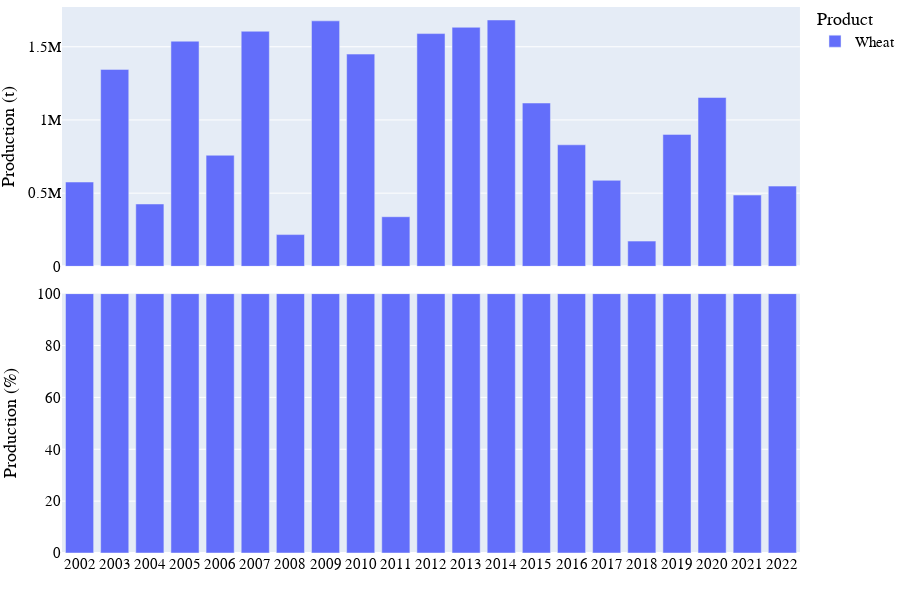
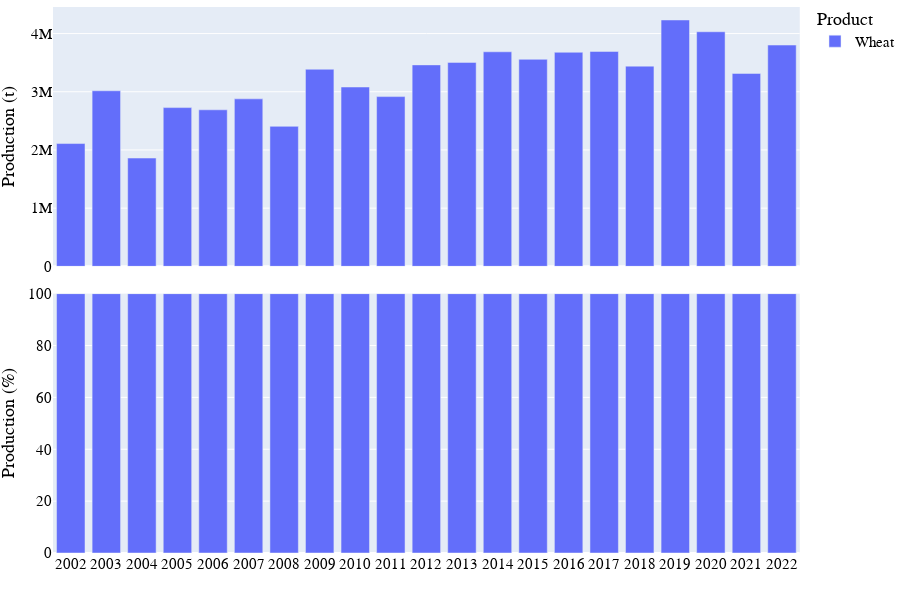

Here is the notebook cell these charts were saved with, in order:
### Markdown cell above
# Visualization of production data

### Code cell
# Bar chart of national crop production
country_iso, country_name = 'AF', 'Afghanistan'
df = pd.read_csv('../data/crop/adm_crop_production_%s.csv' % country_iso, index_col=0)
df['year'] = df['harvest_year']
year = [df['year'].min(), df['year'].max()]
product_order = ['Wheat']
for season_name in ['Spring','Winter']:
    footnote = 'National crop production in %s - %s' % (country_name, season_name)
    fn_save = '../figures/%s_bar_natgrainprod_%s.png' % (country_iso, season_name)
    sub = df[df['season_name'] == season_name]
    fig = PlotBarProduction(sub, year, product_order, footnote, fn_save)
    fig.show()

### Figure 1 — Plotly figure (JSON) as saved in the notebook; plotly's stock layout.template omitted (floating-point values rounded to 4 significant figures)
{"data": [{"alignmentgroup": "True", "hovertemplate": "product=Wheat<br>season_name=Spring<br>type=orig_unit<br>year=%{x}<br>value=%{y}<extra></extra>", "legendgroup": "Wheat", "marker": {"color": "#636efa", "pattern": {"shape": ""}}, "name": "Wheat", "offsetgroup": "Wheat", "orientation": "v", "showlegend": true, "textposition": "auto", "type": "bar", "x": [2002, 2003, 2004, 2005, 2006, 2007, 2008, 2009, 2010, 2011, 2012, 2013, 2014, 2015, 2016, 2017, 2018, 2019, 2020, 2021, 2022], "xaxis": "x2", "y": [576000, 1345500, 426000, 1538000, 759000, 1606000, 217000, 1677000, 1450000, 339000, 1590000, 1633000, 1683000, 1115810, 830310, 587600.0, 172449, 901439, 1153000.0, 487122, 548090], "yaxis": "y2"}, {"alignmentgroup": "True", "hovertemplate": "product=Wheat<br>season_name=Spring<br>type=percent<br>year=%{x}<br>value=%{y}<extra></extra>", "legendgroup": "Wheat", "marker": {"color": "#636efa", "pattern": {"shape": ""}}, "name": "Wheat", "offsetgroup": "Wheat", "orientation": "v", "showlegend": false, "textposition": "auto", "type": "bar", "x": [2002, 2003, 2004, 2005, 2006, 2007, 2008, 2009, 2010, 2011, 2012, 2013, 2014, 2015, 2016, 2017, 2018, 2019, 2020, 2021, 2022], "xaxis": "x", "y": [100, 100, 100, 100, 100, 100, 100, 100, 100, 100, 100, 100, 100, 100, 100, 100, 100, 100, 100, 100, 100], "yaxis": "y"}], "layout": {"annotations": [{"showarrow": false, "text": "", "textangle": 90, "x": 0.98, "xanchor": "left", "xref": "paper", "y": 0.2375, "yanchor": "middle", "yref": "paper"}, {"showarrow": false, "text": "", "textangle": 90, "x": 0.98, "xanchor": "left", "xref": "paper", "y": 0.7625, "yanchor": "middle", "yref": "paper"}, {"align": "left", "font": {"color": "dimgrey", "family": "arial", "size": 15}, "showarrow": false, "text": "National crop production in Afghanistan - Spring", "x": 0, "xref": "paper", "y": -0.13, "yref": "paper"}], "barmode": "relative", "font": {"color": "black", "family": "arial", "size": 15}, "height": 600, "legend": {"title": {"text": "Product"}, "tracegroupgap": 0, "x": 1, "y": 1.01}, "margin": {"b": 0, "l": 0, "r": 0, "t": 0}, "width": 900, "xaxis": {"anchor": "y", "domain": [0, 0.98], "dtick": 1, "range": [2002.0, 2022.0], "title": {"text": ""}, "type": "linear"}, "xaxis2": {"anchor": "y2", "domain": [0, 0.98], "matches": "x", "showticklabels": false, "type": "linear"}, "yaxis": {"anchor": "x", "domain": [0, 0.475], "range": [0, 100], "title": {"text": "Production (%)"}, "type": "linear"}, "yaxis2": {"anchor": "x2", "autorange": true, "domain": [0.525, 1], "range": [0, 1772000.0], "title": {"text": "Production (t)"}, "type": "linear"}}}

### Figure 2 — Plotly figure (JSON) as saved in the notebook; plotly's stock layout.template omitted (floating-point values rounded to 4 significant figures)
{"data": [{"alignmentgroup": "True", "hovertemplate": "product=Wheat<br>season_name=Winter<br>type=orig_unit<br>year=%{x}<br>value=%{y}<extra></extra>", "legendgroup": "Wheat", "marker": {"color": "#636efa", "pattern": {"shape": ""}}, "name": "Wheat", "offsetgroup": "Wheat", "orientation": "v", "showlegend": true, "textposition": "auto", "type": "bar", "x": [2002, 2003, 2004, 2005, 2006, 2007, 2008, 2009, 2010, 2011, 2012, 2013, 2014, 2015, 2016, 2017, 2018, 2019, 2020, 2021, 2022], "xaxis": "x2", "y": [2110000, 3017000, 1861000, 2728000, 2690000, 2878000, 2406000, 3387000, 3082000, 2917000, 3462000, 3505000, 3687000, 3557590, 3678800, 3693000.0, 3440369, 4233861, 4031000.0, 3315443, 3802590], "yaxis": "y2"}, {"alignmentgroup": "True", "hovertemplate": "product=Wheat<br>season_name=Winter<br>type=percent<br>year=%{x}<br>value=%{y}<extra></extra>", "legendgroup": "Wheat", "marker": {"color": "#636efa", "pattern": {"shape": ""}}, "name": "Wheat", "offsetgroup": "Wheat", "orientation": "v", "showlegend": false, "textposition": "auto", "type": "bar", "x": [2002, 2003, 2004, 2005, 2006, 2007, 2008, 2009, 2010, 2011, 2012, 2013, 2014, 2015, 2016, 2017, 2018, 2019, 2020, 2021, 2022], "xaxis": "x", "y": [100, 100, 100, 100, 100, 100, 100, 100, 100, 100, 100, 100, 100, 100, 100, 100, 100, 100, 100, 100, 100], "yaxis": "y"}], "layout": {"annotations": [{"showarrow": false, "text": "", "textangle": 90, "x": 0.98, "xanchor": "left", "xref": "paper", "y": 0.2375, "yanchor": "middle", "yref": "paper"}, {"showarrow": false, "text": "", "textangle": 90, "x": 0.98, "xanchor": "left", "xref": "paper", "y": 0.7625, "yanchor": "middle", "yref": "paper"}, {"align": "left", "font": {"color": "dimgrey", "family": "arial", "size": 15}, "showarrow": false, "text": "National crop production in Afghanistan - Winter", "x": 0, "xref": "paper", "y": -0.13, "yref": "paper"}], "barmode": "relative", "font": {"color": "black", "family": "arial", "size": 15}, "height": 600, "legend": {"title": {"text": "Product"}, "tracegroupgap": 0, "x": 1, "y": 1.01}, "margin": {"b": 0, "l": 0, "r": 0, "t": 0}, "width": 900, "xaxis": {"anchor": "y", "domain": [0, 0.98], "dtick": 1, "range": [2002.0, 2022.0], "title": {"text": ""}, "type": "linear"}, "xaxis2": {"anchor": "y2", "domain": [0, 0.98], "matches": "x", "showticklabels": false, "type": "linear"}, "yaxis": {"anchor": "x", "domain": [0, 0.475], "range": [0, 100], "title": {"text": "Production (%)"}, "type": "linear"}, "yaxis2": {"anchor": "x2", "autorange": true, "domain": [0.525, 1], "range": [0, 4457000.0], "title": {"text": "Production (t)"}, "type": "linear"}}}
